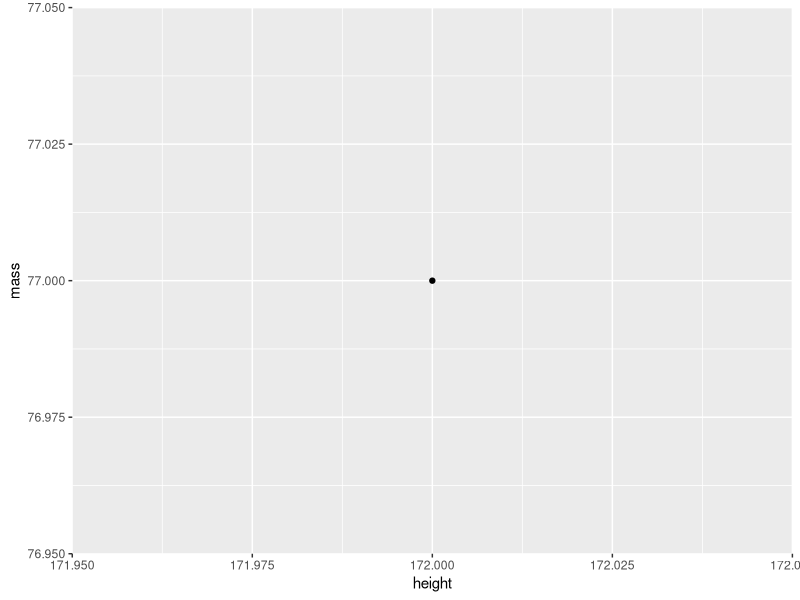

Here is the R script that generated this plot:
## ---- chunk 1
library(tidyverse)
## ---- chunk 2
six <- 3+3
## ---- chunk 3
# Team member 2
# This is my serious comment.
# Get outta here Nicole!

starwars %>%
    filter(name == "Luke Skywalker") %>%
    ggplot(aes(x = height, y = mass)) +
    geom_point()
